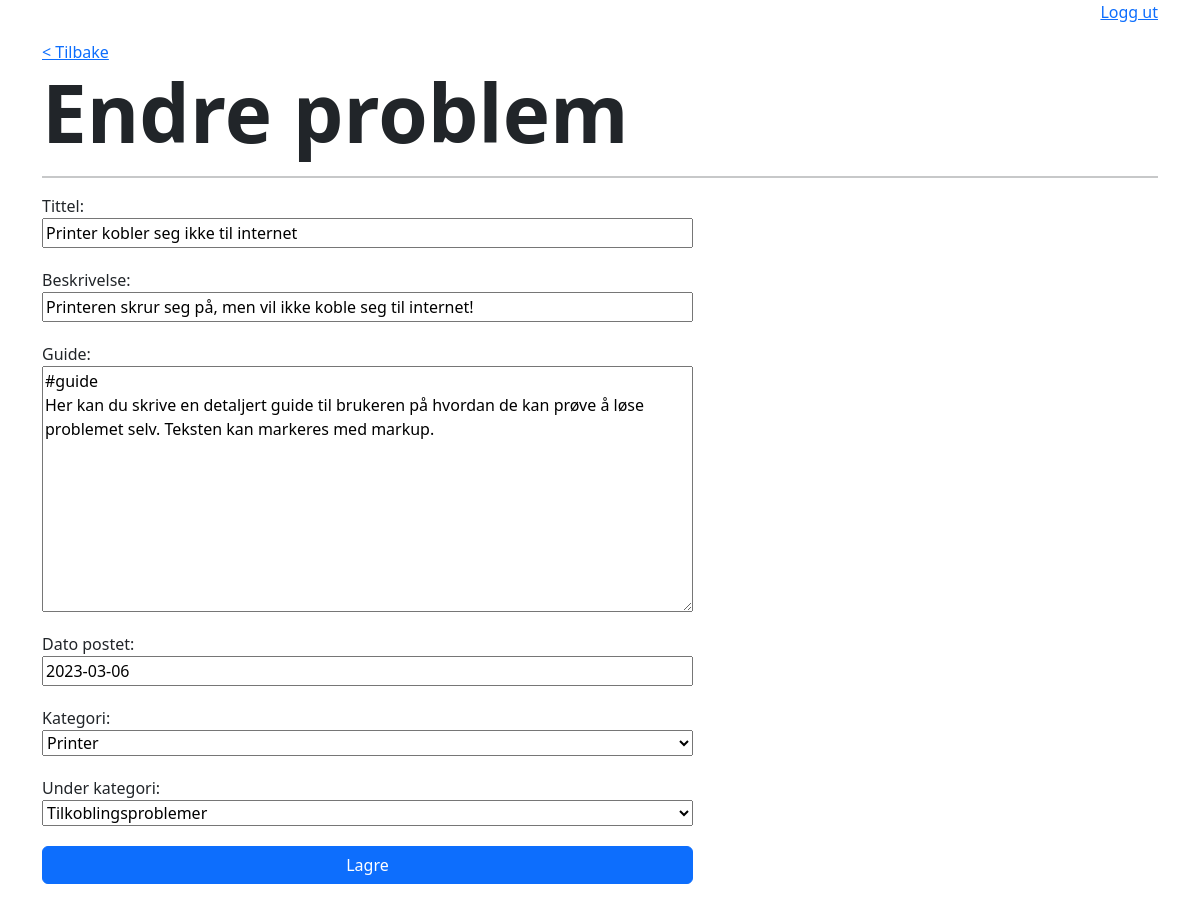
Screenshot of /editproblem/3512 (signed in) with the database file from the repository.
### problems/models.py (models this page shows, shortened)
class Problem(models.Model):
    problem_id = models.IntegerField(default=generate_id, editable=False, primary_key=True)
    tittel = models.CharField(max_length=200)
    beskrivelse = models.CharField(max_length=1000)
    guide = models.TextField(max_length=20000)
    dato_postet = models.DateField(default=datetime.date.today)
    kategori = models.ForeignKey(Kategori, on_delete=models.DO_NOTHING)
    under_kategori = models.ForeignKey(UnderKategori, on_delete=models.DO_NOTHING)

### problems/views.py (the view)
# urls.py: path('editproblem/<int:problemId>', edit_problem),
def edit_problem(request, problemId):
	problem = Problem.objects.get(problem_id = problemId)
	problem_form = ProblemForm(instance=problem)
	if request.method == "POST": # Om brukeren sender data
		problem_form = ProblemForm(request.POST, instance=problem) # Lag en ProblemForm instance av formen fra brukeren
		if problem_form.is_valid(): # Valider formen
			problem_form.save() # Endre problemet i databasen
			return redirect("/") # Send brukeren tilbake til hovedsiden
	return render(request, "edit-problem.html", {"form" : problem_form, "problem_id" : problemId})

### problems/forms.py
class ProblemForm(ModelForm): # Form laget av problem-modellen som vi kan spesifisere hvilke felt som skal vises.
    class Meta:
        model = Problem
        fields = ["tittel", "beskrivelse", "guide", "dato_postet", "kategori", "under_kategori"]

### problems/models.py (called while the page is built)
    def __str__(self):
        return self.navn

    def __str__(self):
        return self.navn

### templates/edit-problem.html (shortened to what this page needs)
{% extends 'main.html' %}
{% load static %}
{% load index %}
{% block content %}
{% if user.is_authenticated %}
    <link rel="stylesheet" href="{% static 'styles/edit-problem.css' %}">
    <div class="container">
        <a href="javascript: history.go(-1);">< Tilbake</a>
        <h1 class="main-title">
            Endre problem
        </h1>
        <hr>
        <form method="POST" action="/editproblem/{{problem_id}}" class="problem-edit-form col-12 col-md-7">
            {{ form }}
            <button onclick="this.form.submit()" class="btn btn-primary">Lagre</button>
        </form>
    </div>
{% else %}
    <script>
        window.location.href = "/"
    </script>
{% endif %}
{% endblock %}

### static/styles/styles.css (style rules this page uses)
.main-title { font-size: 80px; font-weight: bold; }
hr { border-width: 2px; }

### static/styles/edit-problem.css (style rules this page uses)
.problem-edit-form { display: flex; flex-direction: column; }
.problem-edit-form > * { margin-bottom: 20px; }
.problem-edit-form > label { margin:0; }

### rows the page displays
Problem: tittel "Printer kobler seg ikke til internet", beskrivelse "Printeren skrur seg på, men vil ikke koble seg til internet!", guide "#guide Her kan du skrive en detaljert guide til brukeren på hvordan de kan prøve å løse problemet selv. Teksten kan markeres med markup.", dato_postet "2023-03-06", kategori "Printer", under_kategori "Tilkoblingsproblemer"
